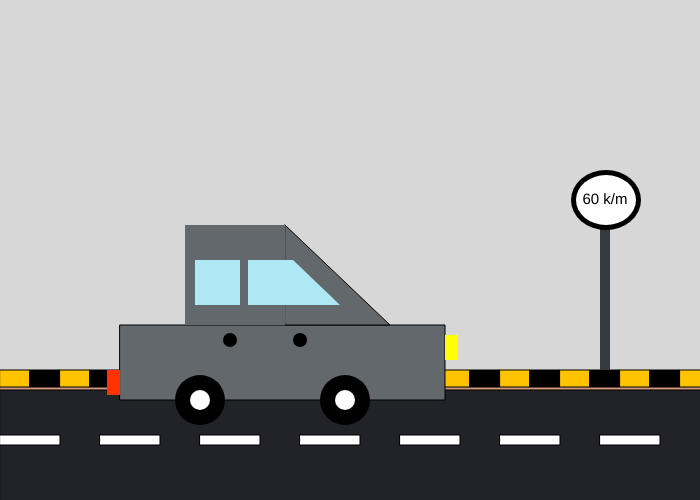
Frame 1 (no input)
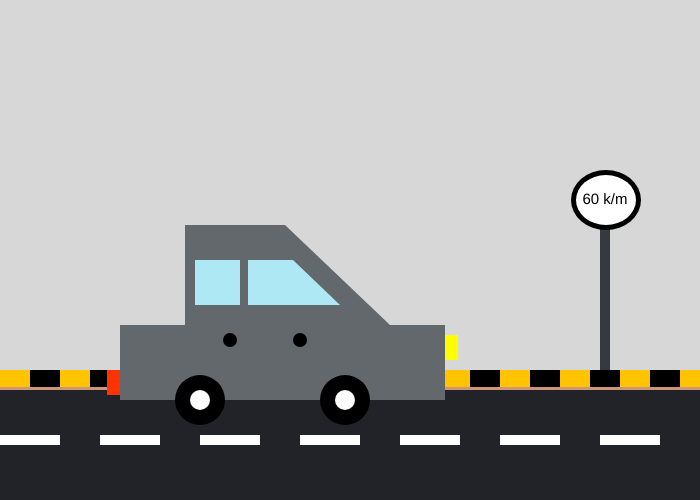
Frame 60 (no input)
Frame 120 (the mouse pressed at the canvas centre since frame 60): identical to frame 60, image omitted

The p5.js sketch that drew these frames (run headless with seeded random() and noise() and a simulated clock; from frame 60 on, the mouse is pressed at the canvas centre):

// p5.js sketch
// ── sketch.js
function setup() {
  // Creating a canvas with a width of 700 & height of 500
  createCanvas(700, 500);
}

function draw() {
  // background color
  background(215);
  
  // Paving whic is made of rectangles with the same size filled in black and yellow
  fill(255, 195, 0) // yellow
  rect (0,370,30,20);
  
  fill(0); // black
  rect (30,370,30,20);
  
  fill(255, 195, 0)
  rect (60,370,30,20);
  
  fill(0);
  rect (90,370,30,20);
  
  fill(255, 195, 0)
  rect (440,370,30,20);
  
  fill(0);
  rect (470,370,30,20);
  
  fill(255, 195, 0)
  rect (500,370,30,20);
  
  fill(0);
  rect (530,370,30,20);
  
  
  fill(255, 195, 0)
  rect (560,370,30,20);
  
  fill(0);
  rect (590,370,30,20);
  
  fill(255, 195, 0)
  rect (620,370,30,20);
  
  fill(0);
  rect (650,370,30,20);
  
  fill(255, 195, 0)
  rect (680,370,30,20);
  
  //
  fill(205, 151, 119)
  rect (0,387,1000,4);
  
  
 // Road which is a wide rectangle colored in a gray shade
  fill(34, 35, 41)
  rect (0,390,900,215); 
  
  //Road lines which are rectangles with the same size filled in white
  fill(255);
  rect (0,435,60,10); 
  rect (100,435,60,10);
  rect (200,435,60,10);
  rect (300,435,60,10);
  rect (400,435,60,10);
  rect (500,435,60,10);
  rect (600,435,60,10);
  
   
 // body of the car 
 fill(99,104,108); // shade of grey for the car color
 rect (120,325,325,75);
 
 fill(99,104,108);
  // a triangle which is the front part of the car 
 triangle(285,225,390,325,285,325) 
 fill(99,104,108);
 noStroke(); 
  // sqaure for the top left part of the car
 square(185,225,100)
 
  //indicators are made of yellow & red rectangles
  fill(255,51,0) // red shade
  rect (107,370,13,25);
  fill(255,255,0) // yellow shade
  rect (445,335,13,25);
  
  
  //door handles are made by using 2 black ellipes
  fill(0);
  ellipse(230,340,14,14)
  fill(0);
  ellipse(300,340,14,14)
  
  //windows 
  fill(173, 232, 244); // shade of blue
  square(195,260,45)
  // second window is made of a square & a triangle
  square(248,260,45)
  triangle(293,260,293,305,340,305)
  
  // wheels are two small white ellipse inside a big black ellipse 
  fill(0)
  ellipse(200,400,50,50);
  fill(0);
  ellipse(345,400,50,50);
  fill(255)
  ellipse(200,400,20,20);
  fill(255);
  ellipse(345,400,20,20);
  
  // Speed sign
  fill(52, 58, 64)
  rect (600,190,10,180); 
  // rounded body of the sign
  fill(0)
  ellipse(606,200,70,60);
  fill(255);
  ellipse(606,200,60,50);
  // Text (speed)
  fill(0)
  textSize(15)
  textAlign(CENTER,CENTER)
  text("60 k/m",605,200)
  
  
  
  
  
}
